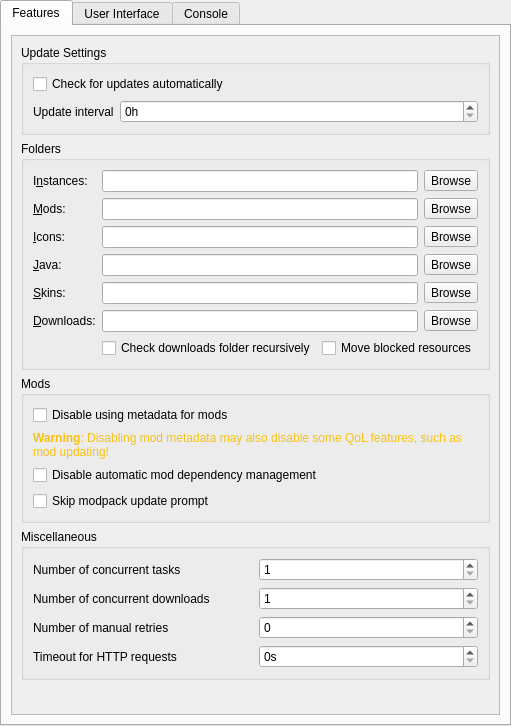
<?xml version="1.0" encoding="UTF-8"?>
<ui version="4.0">
 <class>LauncherPage</class>
 <widget class="QWidget" name="LauncherPage">
  <property name="geometry">
   <rect>
    <x>0</x>
    <y>0</y>
    <width>511</width>
    <height>726</height>
   </rect>
  </property>
  <property name="sizePolicy">
   <sizepolicy hsizetype="MinimumExpanding" vsizetype="MinimumExpanding">
    <horstretch>0</horstretch>
    <verstretch>0</verstretch>
   </sizepolicy>
  </property>
  <layout class="QVBoxLayout" name="mainLayout">
   <property name="leftMargin">
    <number>0</number>
   </property>
   <property name="topMargin">
    <number>0</number>
   </property>
   <property name="rightMargin">
    <number>0</number>
   </property>
   <property name="bottomMargin">
    <number>0</number>
   </property>
   <item>
    <widget class="QTabWidget" name="tabWidget">
     <property name="toolTip">
      <string notr="true"/>
     </property>
     <property name="tabShape">
      <enum>QTabWidget::Rounded</enum>
     </property>
     <property name="currentIndex">
      <number>0</number>
     </property>
     <widget class="QWidget" name="featuresTab">
      <attribute name="title">
       <string>Features</string>
      </attribute>
      <layout class="QVBoxLayout" name="verticalLayout_9">
       <item>
        <widget class="QScrollArea" name="scrollArea">
         <property name="horizontalScrollBarPolicy">
          <enum>Qt::ScrollBarAsNeeded</enum>
         </property>
         <property name="widgetResizable">
          <bool>true</bool>
         </property>
         <widget class="QWidget" name="scrollAreaWidgetContents">
          <property name="geometry">
           <rect>
            <x>0</x>
            <y>0</y>
            <width>473</width>
            <height>770</height>
           </rect>
          </property>
          <layout class="QVBoxLayout" name="verticalLayout_8">
           <item>
            <widget class="QGroupBox" name="updateSettingsBox">
             <property name="title">
              <string>Update Settings</string>
             </property>
             <layout class="QVBoxLayout" name="verticalLayout_7">
              <item>
               <widget class="QCheckBox" name="autoUpdateCheckBox">
                <property name="text">
                 <string>Check for updates automatically</string>
                </property>
               </widget>
              </item>
              <item>
               <layout class="QFormLayout" name="updateSetingsLayout">
                <item row="0" column="0">
                 <widget class="QLabel" name="updateIntervalLabel">
                  <property name="text">
                   <string>Update interval</string>
                  </property>
                 </widget>
                </item>
                <item row="0" column="1">
                 <widget class="QSpinBox" name="updateIntervalSpinBox">
                  <property name="toolTip">
                   <string>Set it to 0 to only check on launch</string>
                  </property>
                  <property name="suffix">
                   <string>h</string>
                  </property>
                  <property name="minimum">
                   <number>0</number>
                  </property>
                  <property name="maximum">
                   <number>99999999</number>
                  </property>
                 </widget>
                </item>
               </layout>
              </item>
             </layout>
            </widget>
           </item>
           <item>
            <widget class="QGroupBox" name="foldersBox">
             <property name="title">
              <string>Folders</string>
             </property>
             <layout class="QGridLayout" name="foldersBoxLayout">
              <item row="8" column="0">
               <widget class="QLabel" name="labelDownloadsDir">
                <property name="text">
                 <string>&amp;Downloads:</string>
                </property>
                <property name="buddy">
                 <cstring>downloadsDirTextBox</cstring>
                </property>
               </widget>
              </item>
              <item row="8" column="2">
               <widget class="QToolButton" name="downloadsDirBrowseBtn">
                <property name="text">
                 <string>Browse</string>
                </property>
               </widget>
              </item>
              <item row="2" column="1">
               <widget class="QLineEdit" name="iconsDirTextBox"/>
              </item>
              <item row="3" column="1">
               <widget class="QLineEdit" name="javaDirTextBox"/>
              </item>
              <item row="4" column="0">
               <widget class="QLabel" name="labelSkinsDir">
                <property name="text">
                 <string>&amp;Skins:</string>
                </property>
                <property name="buddy">
                 <cstring>skinsDirTextBox</cstring>
                </property>
               </widget>
              </item>
              <item row="2" column="0">
               <widget class="QLabel" name="labelIconsDir">
                <property name="text">
                 <string>&amp;Icons:</string>
                </property>
                <property name="buddy">
                 <cstring>iconsDirTextBox</cstring>
                </property>
               </widget>
              </item>
              <item row="9" column="1" colspan="2">
               <layout class="QHBoxLayout" name="downloadModsCheckLayout">
                <item>
                 <widget class="QCheckBox" name="downloadsDirWatchRecursiveCheckBox">
                  <property name="toolTip">
                   <string>When enabled, in addition to the downloads folder, its sub folders will also be searched when looking for resources (e.g. when looking for blocked mods on CurseForge).</string>
                  </property>
                  <property name="text">
                   <string>Check downloads folder recursively</string>
                  </property>
                 </widget>
                </item>
                <item>
                 <widget class="QCheckBox" name="downloadsDirMoveCheckBox">
                  <property name="toolTip">
                   <string>When enabled, it will move blocked resources instead of copying them.</string>
                  </property>
                  <property name="text">
                   <string>Move blocked resources</string>
                  </property>
                 </widget>
                </item>
               </layout>
              </item>
              <item row="8" column="1">
               <widget class="QLineEdit" name="downloadsDirTextBox"/>
              </item>
              <item row="3" column="0">
               <widget class="QLabel" name="labelJavaDir">
                <property name="text">
                 <string>&amp;Java:</string>
                </property>
                <property name="buddy">
                 <cstring>javaDirTextBox</cstring>
                </property>
               </widget>
              </item>
              <item row="1" column="0">
               <widget class="QLabel" name="labelModsDir">
                <property name="text">
                 <string>&amp;Mods:</string>
                </property>
                <property name="buddy">
                 <cstring>modsDirTextBox</cstring>
                </property>
               </widget>
              </item>
              <item row="4" column="1">
               <widget class="QLineEdit" name="skinsDirTextBox"/>
              </item>
              <item row="1" column="1">
               <widget class="QLineEdit" name="modsDirTextBox"/>
              </item>
              <item row="0" column="1">
               <widget class="QLineEdit" name="instDirTextBox"/>
              </item>
              <item row="1" column="2">
               <widget class="QToolButton" name="modsDirBrowseBtn">
                <property name="text">
                 <string>Browse</string>
                </property>
               </widget>
              </item>
              <item row="0" column="2">
               <widget class="QToolButton" name="instDirBrowseBtn">
                <property name="text">
                 <string>Browse</string>
                </property>
               </widget>
              </item>
              <item row="2" column="2">
               <widget class="QToolButton" name="iconsDirBrowseBtn">
                <property name="text">
                 <string>Browse</string>
                </property>
               </widget>
              </item>
              <item row="0" column="0">
               <widget class="QLabel" name="labelInstDir">
                <property name="text">
                 <string>I&amp;nstances:</string>
                </property>
                <property name="buddy">
                 <cstring>instDirTextBox</cstring>
                </property>
               </widget>
              </item>
              <item row="3" column="2">
               <widget class="QToolButton" name="javaDirBrowseBtn">
                <property name="text">
                 <string>Browse</string>
                </property>
               </widget>
              </item>
              <item row="4" column="2">
               <widget class="QToolButton" name="skinsDirBrowseBtn">
                <property name="text">
                 <string>Browse</string>
                </property>
               </widget>
              </item>
             </layout>
            </widget>
           </item>
           <item>
            <widget class="QGroupBox" name="modsBox">
             <property name="title">
              <string>Mods</string>
             </property>
             <layout class="QVBoxLayout" name="verticalLayout_4">
              <item>
               <widget class="QCheckBox" name="metadataDisableBtn">
                <property name="toolTip">
                 <string>Disable using metadata provided by mod providers (like Modrinth or CurseForge) for mods.</string>
                </property>
                <property name="text">
                 <string>Disable using metadata for mods</string>
                </property>
               </widget>
              </item>
              <item>
               <widget class="QLabel" name="metadataWarningLabel">
                <property name="text">
                 <string>&lt;html&gt;&lt;head/&gt;&lt;body&gt;&lt;p&gt;&lt;span style=&quot; font-weight:600; color:#f5c211;&quot;&gt;Warning&lt;/span&gt;&lt;span style=&quot; color:#f5c211;&quot;&gt;: Disabling mod metadata may also disable some QoL features, such as mod updating!&lt;/span&gt;&lt;/p&gt;&lt;/body&gt;&lt;/html&gt;</string>
                </property>
                <property name="wordWrap">
                 <bool>true</bool>
                </property>
               </widget>
              </item>
              <item>
               <widget class="QCheckBox" name="dependenciesDisableBtn">
                <property name="toolTip">
                 <string>Disable the automatic detection, installation, and updating of mod dependencies.</string>
                </property>
                <property name="text">
                 <string>Disable automatic mod dependency management</string>
                </property>
               </widget>
              </item>
              <item>
               <widget class="QCheckBox" name="skipModpackUpdatePromptBtn">
                <property name="toolTip">
                 <string>When creating a new modpack instance, do not suggest updating existing instances instead.</string>
                </property>
                <property name="text">
                 <string>Skip modpack update prompt</string>
                </property>
               </widget>
              </item>
             </layout>
            </widget>
           </item>
           <item>
            <widget class="QGroupBox" name="miscellaneousGroupBox">
             <property name="title">
              <string>Miscellaneous</string>
             </property>
             <layout class="QGridLayout" name="gridLayout">
              <item row="1" column="1">
               <widget class="QSpinBox" name="numberOfConcurrentDownloadsSpinBox">
                <property name="minimum">
                 <number>1</number>
                </property>
               </widget>
              </item>
              <item row="0" column="0">
               <widget class="QLabel" name="numberOfConcurrentTasksLabel">
                <property name="text">
                 <string>Number of concurrent tasks</string>
                </property>
               </widget>
              </item>
              <item row="0" column="1">
               <widget class="QSpinBox" name="numberOfConcurrentTasksSpinBox">
                <property name="minimum">
                 <number>1</number>
                </property>
               </widget>
              </item>
              <item row="1" column="0">
               <widget class="QLabel" name="numberOfConcurrentDownloadsLabel">
                <property name="text">
                 <string>Number of concurrent downloads</string>
                </property>
               </widget>
              </item>
              <item row="2" column="0">
               <widget class="QLabel" name="numberOfManualRetriesLabel">
                <property name="text">
                 <string>Number of manual retries</string>
                </property>
               </widget>
              </item>
              <item row="2" column="1">
               <widget class="QSpinBox" name="numberOfManualRetriesSpinBox">
                <property name="minimum">
                 <number>0</number>
                </property>
               </widget>
              </item>
              <item row="3" column="0">
               <widget class="QLabel" name="timeoutSecondsLabel">
                <property name="toolTip">
                 <string>Seconds to wait until the requests are terminated</string>
                </property>
                <property name="text">
                 <string>Timeout for HTTP requests</string>
                </property>
               </widget>
              </item>
              <item row="3" column="1">
               <widget class="QSpinBox" name="timeoutSecondsSpinBox">
                <property name="suffix">
                 <string>s</string>
                </property>
               </widget>
              </item>
             </layout>
            </widget>
           </item>
           <item>
            <spacer name="verticalSpacer_FeaturesTab">
             <property name="orientation">
              <enum>Qt::Vertical</enum>
             </property>
             <property name="sizeHint" stdset="0">
              <size>
               <width>0</width>
               <height>0</height>
              </size>
             </property>
            </spacer>
           </item>
          </layout>
         </widget>
        </widget>
       </item>
      </layout>
     </widget>
     <widget class="QWidget" name="userInterfaceTab">
      <attribute name="title">
       <string>User Interface</string>
      </attribute>
      <layout class="QVBoxLayout" name="verticalLayout_6">
       <item>
        <widget class="QGroupBox" name="sortingModeBox">
         <property name="enabled">
          <bool>true</bool>
         </property>
         <property name="title">
          <string>Instance view sorting mode</string>
         </property>
         <layout class="QHBoxLayout" name="sortingModeBoxLayout">
          <item>
           <widget class="QRadioButton" name="sortLastLaunchedBtn">
            <property name="text">
             <string>&amp;By last launched</string>
            </property>
            <attribute name="buttonGroup">
             <string notr="true">sortingModeGroup</string>
            </attribute>
           </widget>
          </item>
          <item>
           <widget class="QRadioButton" name="sortByNameBtn">
            <property name="text">
             <string>By &amp;name</string>
            </property>
            <attribute name="buttonGroup">
             <string notr="true">sortingModeGroup</string>
            </attribute>
           </widget>
          </item>
         </layout>
        </widget>
       </item>
       <item>
        <widget class="QGroupBox" name="themeBox">
         <property name="title">
          <string>Theme</string>
         </property>
         <layout class="QVBoxLayout" name="verticalLayout_5">
          <item>
           <widget class="ThemeCustomizationWidget" name="themeCustomizationWidget" native="true"/>
          </item>
         </layout>
        </widget>
       </item>
       <item>
        <widget class="QGroupBox" name="catBox">
         <property name="title">
          <string>Cat</string>
         </property>
         <layout class="QGridLayout" name="gridLayout_5">
          <item row="0" column="0">
           <widget class="QLabel" name="catOpacityLabel">
            <property name="toolTip">
             <string>Set the cat's opacity. 0% is fully transparent and 100% is fully opaque.</string>
            </property>
            <property name="text">
             <string>Opacity</string>
            </property>
           </widget>
          </item>
          <item row="0" column="2">
           <widget class="QSpinBox" name="catOpacitySpinBox">
            <property name="specialValueText">
             <string/>
            </property>
            <property name="suffix">
             <string>%</string>
            </property>
            <property name="maximum">
             <number>100</number>
            </property>
            <property name="value">
             <number>0</number>
            </property>
           </widget>
          </item>
          <item row="0" column="1">
           <spacer name="horizontalSpacer">
            <property name="orientation">
             <enum>Qt::Horizontal</enum>
            </property>
            <property name="sizeHint" stdset="0">
             <size>
              <width>40</width>
              <height>20</height>
             </size>
            </property>
           </spacer>
          </item>
         </layout>
        </widget>
       </item>
       <item>
        <widget class="QGroupBox" name="toolsBox">
         <property name="sizePolicy">
          <sizepolicy hsizetype="Preferred" vsizetype="Preferred">
           <horstretch>0</horstretch>
           <verstretch>0</verstretch>
          </sizepolicy>
         </property>
         <property name="title">
          <string>Tools</string>
         </property>
         <layout class="QVBoxLayout" name="verticalLayout">
          <item>
           <widget class="QCheckBox" name="preferMenuBarCheckBox">
            <property name="toolTip">
             <string>The menubar is more friendly for keyboard-driven interaction.</string>
            </property>
            <property name="text">
             <string>&amp;Replace toolbar with menubar</string>
            </property>
           </widget>
          </item>
         </layout>
        </widget>
       </item>
       <item>
        <spacer name="verticalSpacer_UserInterfaceTab">
         <property name="orientation">
          <enum>Qt::Vertical</enum>
         </property>
         <property name="sizeHint" stdset="0">
          <size>
           <width>0</width>
           <height>0</height>
          </size>
         </property>
        </spacer>
       </item>
      </layout>
     </widget>
     <widget class="QWidget" name="consoleTab">
      <attribute name="title">
       <string>Console</string>
      </attribute>
      <layout class="QVBoxLayout" name="verticalLayout_2">
       <item>
        <widget class="QGroupBox" name="consoleSettingsBox">
         <property name="title">
          <string>Console Settings</string>
         </property>
         <layout class="QVBoxLayout" name="verticalLayout_3">
          <item>
           <widget class="QCheckBox" name="showConsoleCheck">
            <property name="text">
             <string>Show console while the game is &amp;running</string>
            </property>
           </widget>
          </item>
          <item>
           <widget class="QCheckBox" name="autoCloseConsoleCheck">
            <property name="text">
             <string>&amp;Automatically close console when the game quits</string>
            </property>
           </widget>
          </item>
          <item>
           <widget class="QCheckBox" name="showConsoleErrorCheck">
            <property name="text">
             <string>Show console when the game &amp;crashes</string>
            </property>
           </widget>
          </item>
         </layout>
        </widget>
       </item>
       <item>
        <widget class="QGroupBox" name="groupBox_4">
         <property name="title">
          <string>&amp;History limit</string>
         </property>
         <layout class="QGridLayout" name="gridLayout_3">
          <item row="1" column="0">
           <widget class="QCheckBox" name="checkStopLogging">
            <property name="text">
             <string>&amp;Stop logging when log overflows</string>
            </property>
           </widget>
          </item>
          <item row="0" column="0">
           <widget class="QSpinBox" name="lineLimitSpinBox">
            <property name="sizePolicy">
             <sizepolicy hsizetype="Expanding" vsizetype="Fixed">
              <horstretch>0</horstretch>
              <verstretch>0</verstretch>
             </sizepolicy>
            </property>
            <property name="suffix">
             <string> lines</string>
            </property>
            <property name="minimum">
             <number>10000</number>
            </property>
            <property name="maximum">
             <number>1000000</number>
            </property>
            <property name="singleStep">
             <number>10000</number>
            </property>
            <property name="value">
             <number>100000</number>
            </property>
           </widget>
          </item>
         </layout>
        </widget>
       </item>
       <item>
        <widget class="QGroupBox" name="themeBox_2">
         <property name="sizePolicy">
          <sizepolicy hsizetype="Preferred" vsizetype="MinimumExpanding">
           <horstretch>0</horstretch>
           <verstretch>0</verstretch>
          </sizepolicy>
         </property>
         <property name="title">
          <string>Console &amp;font</string>
         </property>
         <layout class="QGridLayout" name="gridLayout_2">
          <item row="1" column="0" colspan="2">
           <widget class="QTextEdit" name="fontPreview">
            <property name="sizePolicy">
             <sizepolicy hsizetype="Expanding" vsizetype="MinimumExpanding">
              <horstretch>0</horstretch>
              <verstretch>0</verstretch>
             </sizepolicy>
            </property>
            <property name="horizontalScrollBarPolicy">
             <enum>Qt::ScrollBarAsNeeded</enum>
            </property>
            <property name="undoRedoEnabled">
             <bool>false</bool>
            </property>
            <property name="textInteractionFlags">
             <set>Qt::TextSelectableByKeyboard|Qt::TextSelectableByMouse</set>
            </property>
           </widget>
          </item>
          <item row="0" column="0">
           <widget class="QFontComboBox" name="consoleFont">
            <property name="sizePolicy">
             <sizepolicy hsizetype="Expanding" vsizetype="Fixed">
              <horstretch>0</horstretch>
              <verstretch>0</verstretch>
             </sizepolicy>
            </property>
           </widget>
          </item>
          <item row="0" column="1">
           <widget class="QSpinBox" name="fontSizeBox">
            <property name="minimum">
             <number>5</number>
            </property>
            <property name="maximum">
             <number>16</number>
            </property>
            <property name="value">
             <number>11</number>
            </property>
           </widget>
          </item>
         </layout>
        </widget>
       </item>
      </layout>
     </widget>
    </widget>
   </item>
  </layout>
 </widget>
 <customwidgets>
  <customwidget>
   <class>ThemeCustomizationWidget</class>
   <extends>QWidget</extends>
   <header>ui/widgets/ThemeCustomizationWidget.h</header>
   <container>1</container>
  </customwidget>
 </customwidgets>
 <tabstops>
  <tabstop>tabWidget</tabstop>
  <tabstop>scrollArea</tabstop>
  <tabstop>autoUpdateCheckBox</tabstop>
  <tabstop>updateIntervalSpinBox</tabstop>
  <tabstop>instDirTextBox</tabstop>
  <tabstop>instDirBrowseBtn</tabstop>
  <tabstop>modsDirTextBox</tabstop>
  <tabstop>modsDirBrowseBtn</tabstop>
  <tabstop>iconsDirTextBox</tabstop>
  <tabstop>iconsDirBrowseBtn</tabstop>
  <tabstop>javaDirTextBox</tabstop>
  <tabstop>javaDirBrowseBtn</tabstop>
  <tabstop>skinsDirTextBox</tabstop>
  <tabstop>skinsDirBrowseBtn</tabstop>
  <tabstop>downloadsDirTextBox</tabstop>
  <tabstop>downloadsDirBrowseBtn</tabstop>
  <tabstop>downloadsDirWatchRecursiveCheckBox</tabstop>
  <tabstop>metadataDisableBtn</tabstop>
  <tabstop>dependenciesDisableBtn</tabstop>
  <tabstop>skipModpackUpdatePromptBtn</tabstop>
  <tabstop>numberOfConcurrentTasksSpinBox</tabstop>
  <tabstop>numberOfConcurrentDownloadsSpinBox</tabstop>
  <tabstop>numberOfManualRetriesSpinBox</tabstop>
  <tabstop>timeoutSecondsSpinBox</tabstop>
  <tabstop>sortLastLaunchedBtn</tabstop>
  <tabstop>sortByNameBtn</tabstop>
  <tabstop>catOpacitySpinBox</tabstop>
  <tabstop>preferMenuBarCheckBox</tabstop>
  <tabstop>showConsoleCheck</tabstop>
  <tabstop>autoCloseConsoleCheck</tabstop>
  <tabstop>showConsoleErrorCheck</tabstop>
  <tabstop>lineLimitSpinBox</tabstop>
  <tabstop>checkStopLogging</tabstop>
  <tabstop>consoleFont</tabstop>
  <tabstop>fontSizeBox</tabstop>
  <tabstop>fontPreview</tabstop>
 </tabstops>
 <resources/>
 <connections/>
 <buttongroups>
  <buttongroup name="sortingModeGroup"/>
 </buttongroups>
</ui>
